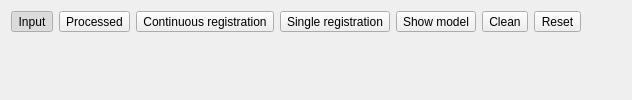
  <widget class="QWidget" name="centralWidget">
   <layout class="QGridLayout" name="gridLayout_7">
    <item row="0" column="0">
     <layout class="QHBoxLayout" name="horizontalLayout_main_controls">
      <item>
       <widget class="QToolButton" name="toolButton_1">
        <property name="toolTip">
         <string>&lt;html&gt;&lt;head/&gt;&lt;body&gt;&lt;p&gt;Shows the unprocessed input data (Shortcut: 1).&lt;/p&gt;&lt;/body&gt;&lt;/html&gt;</string>
        </property>
        <property name="text">
         <string>Input</string>
        </property>
        <property name="checkable">
         <bool>true</bool>
        </property>
        <property name="checked">
         <bool>true</bool>
        </property>
        <property name="autoExclusive">
         <bool>true</bool>
        </property>
       </widget>
      </item>
      <item>
       <widget class="QToolButton" name="toolButton_2">
        <property name="toolTip">
         <string>&lt;html&gt;&lt;head/&gt;&lt;body&gt;&lt;p&gt;Shows the processed input data (Shortcut: 2).&lt;/p&gt;&lt;/body&gt;&lt;/html&gt;</string>
        </property>
        <property name="text">
         <string>Processed</string>
        </property>
        <property name="checkable">
         <bool>true</bool>
        </property>
        <property name="checked">
         <bool>false</bool>
        </property>
        <property name="autoExclusive">
         <bool>true</bool>
        </property>
       </widget>
      </item>
      <item>
       <widget class="QToolButton" name="toolButton_3">
        <property name="toolTip">
         <string>&lt;html&gt;&lt;head/&gt;&lt;body&gt;&lt;p&gt;Continuous registration (Shortcut: 3).&lt;/p&gt;&lt;/body&gt;&lt;/html&gt;</string>
        </property>
        <property name="text">
         <string>Continuous registration</string>
        </property>
        <property name="checkable">
         <bool>true</bool>
        </property>
        <property name="autoExclusive">
         <bool>true</bool>
        </property>
       </widget>
      </item>
      <item>
       <widget class="QToolButton" name="toolButton_4">
        <property name="toolTip">
         <string>&lt;html&gt;&lt;head/&gt;&lt;body&gt;&lt;p&gt;Registers new data once and returns to showing the processed input data (Shortcut: 4).&lt;/p&gt;&lt;/body&gt;&lt;/html&gt;</string>
        </property>
        <property name="text">
         <string>Single registration</string>
        </property>
        <property name="checkable">
         <bool>true</bool>
        </property>
        <property name="autoExclusive">
         <bool>true</bool>
        </property>
       </widget>
      </item>
      <item>
       <widget class="QToolButton" name="toolButton_5">
        <property name="toolTip">
         <string>&lt;html&gt;&lt;head/&gt;&lt;body&gt;&lt;p&gt;Shows the acquired model (Shortcut: 5).&lt;/p&gt;&lt;/body&gt;&lt;/html&gt;</string>
        </property>
        <property name="text">
         <string>Show model</string>
        </property>
        <property name="checkable">
         <bool>true</bool>
        </property>
        <property name="autoExclusive">
         <bool>true</bool>
        </property>
       </widget>
      </item>
      <item>
       <widget class="QToolButton" name="toolButton_6">
        <property name="toolTip">
         <string>&lt;html&gt;&lt;head/&gt;&lt;body&gt;&lt;p&gt;Removes all unfit points (Shortcut: 6)&lt;/p&gt;&lt;/body&gt;&lt;/html&gt;</string>
        </property>
        <property name="text">
         <string>Clean</string>
        </property>
        <property name="checkable">
         <bool>false</bool>
        </property>
        <property name="autoExclusive">
         <bool>false</bool>
        </property>
       </widget>
      </item>
      <item>
       <widget class="QToolButton" name="toolButton_0">
        <property name="toolTip">
         <string>&lt;html&gt;&lt;head/&gt;&lt;body&gt;&lt;p&gt;Reset the scanning pipeline (Shortcut: 0).&lt;/p&gt;&lt;/body&gt;&lt;/html&gt;</string>
        </property>
        <property name="text">
         <string>Reset</string>
        </property>
        <property name="checkable">
         <bool>false</bool>
        </property>
        <property name="autoExclusive">
         <bool>false</bool>
        </property>
       </widget>
      </item>
      <item>
       <spacer name="horizontalSpacer_main_controls">
        <property name="orientation">
         <enum>Qt::Horizontal</enum>
        </property>
        <property name="sizeHint" stdset="0">
         <size>
          <width>40</width>
          <height>20</height>
         </size>
        </property>
       </spacer>
      </item>
     </layout>
    </item>
    <item row="1" column="0">
     <widget class="QWidget" name="placeholder_in_hand_scanner" native="true">
      <property name="sizePolicy">
       <sizepolicy hsizetype="Preferred" vsizetype="Expanding">
        <horstretch>0</horstretch>
        <verstretch>0</verstretch>
       </sizepolicy>
      </property>
     </widget>
    </item>
   </layout>
  </widget>
